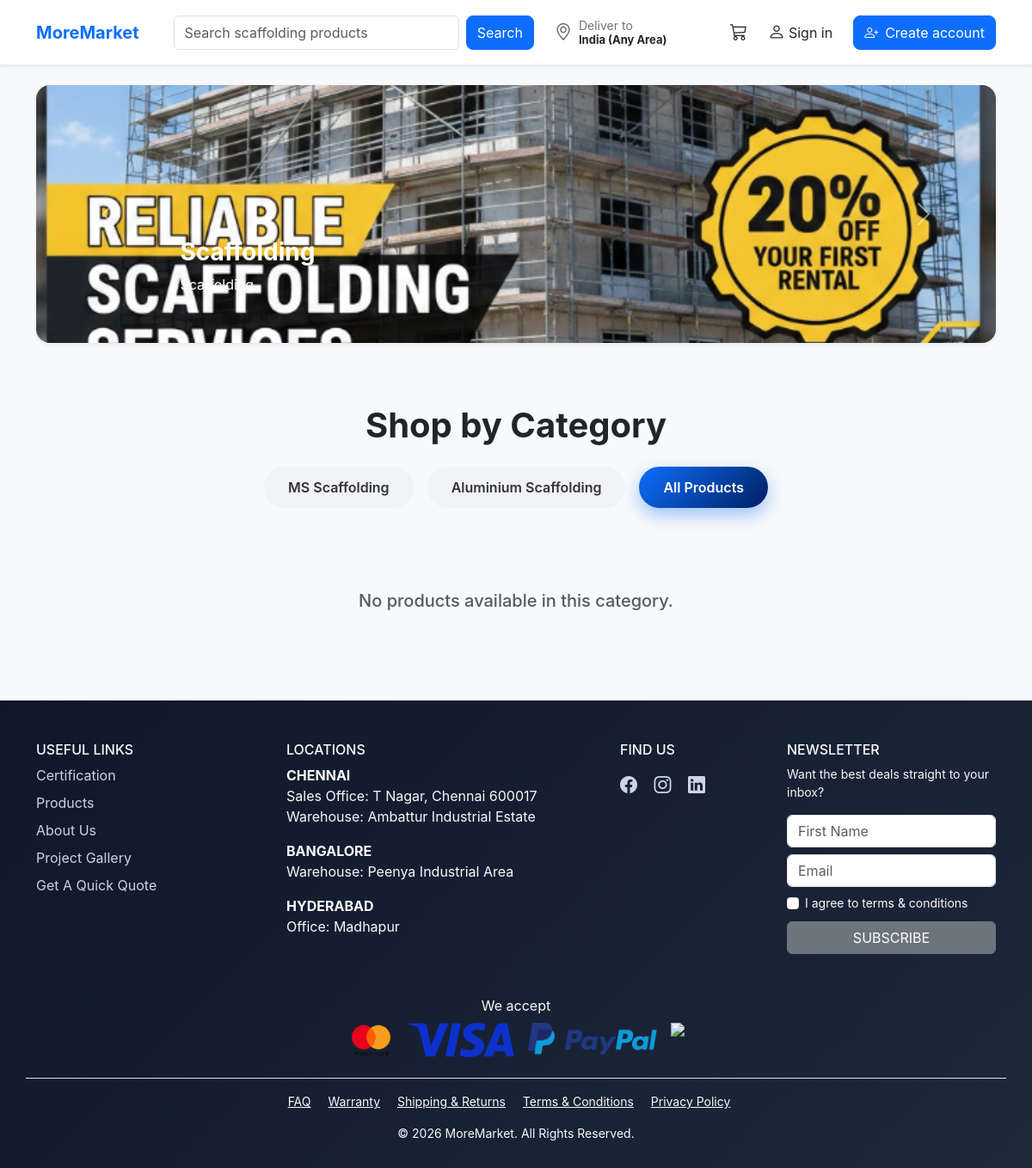
/, run on an earlier commit of the app's database.
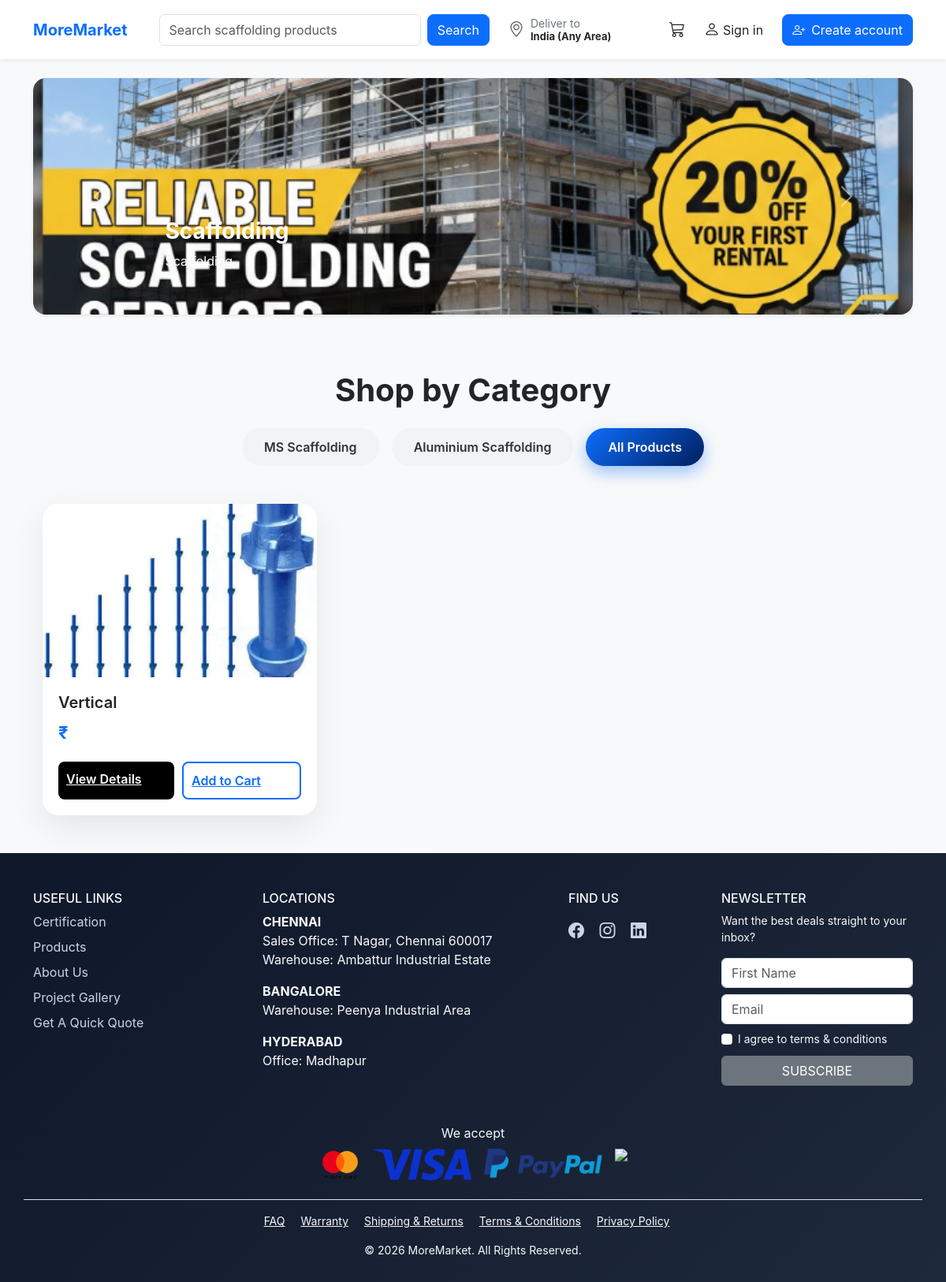
And on a later commit of the database.
### customer/models.py (models this page shows, shortened)
class Banner(models.Model):
    title = models.CharField(max_length=200)
    subtitle = models.CharField(max_length=300, blank=True)
    image = models.ImageField(upload_to='banners/')
    is_active = models.BooleanField(default=True)
    created_at = models.DateTimeField(auto_now_add=True)

### products/models.py (models this page shows)
class Product(models.Model):
    CATEGORY_CHOICES = (
        ('MS', 'MS Scaffolding'),
        ('AL', 'Aluminium Scaffolding'),
    )
    name = models.CharField(max_length=200)
    description = models.TextField()
    image = models.ImageField(upload_to='products/')
    category = models.CharField(max_length=2, choices=CATEGORY_CHOICES)
    is_featured = models.BooleanField(default=False)
    is_active = models.BooleanField(default=True)  # ✅ ADD THIS
    created_at = models.DateTimeField(auto_now_add=True)

### customer/views.py (the view)
# urls.py: path('', views.customer_home, name='customer_home'),
def customer_home(request):
    banners = Banner.objects.filter(is_active=True)
    category = request.GET.get("category")
    if category:
        products = Product.objects.filter(category=category, is_active=True)
    else:
        products = Product.objects.filter(is_active=True)
    return render(request, 'customer/customer.html', {
        'banners': banners,
        'products': products,
        'active_category': category
    })

### templates/customer/customer.html
{% extends 'base.html' %}
{% load static %}
{% block content %}
<div class="container mt-4">
    <div id="heroCarousel" class="carousel slide mb-4" data-bs-ride="carousel">
    <div class="carousel-inner rounded-4 shadow-sm">
        {% for banner in banners %}
        <div class="carousel-item {% if forloop.first %}active{% endif %}">
            <img src="{{ banner.image.url }}"
                 class="d-block w-100"
                 style="height:300px; object-fit:cover;">
            <div class="carousel-caption text-start">
                <h3 class="fw-bold">{{ banner.title }}</h3>
                <p>{{ banner.subtitle }}</p>
            </div>
        </div>
        {% endfor %}
    </div>
    <button class="carousel-control-prev" type="button" data-bs-target="#heroCarousel" data-bs-slide="prev">
        <span class="carousel-control-prev-icon"></span>
    </button>
    <button class="carousel-control-next" type="button" data-bs-target="#heroCarousel" data-bs-slide="next">
        <span class="carousel-control-next-icon"></span>
    </button>
</div>
    {% load static %}
<div class="container py-5">
    <div class="text-center mb-5">
        <h2 class="fw-bold display-6">Shop by Category</h2>
        <div class="d-flex justify-content-center flex-wrap gap-3 mt-4">
            <a href="{% url 'customer_home' %}?category=MS"
               class="category-btn {% if active_category == 'MS' %}active-category{% endif %}">
               MS Scaffolding
            </a>
            <a href="{% url 'customer_home' %}?category=AL"
               class="category-btn {% if active_category == 'AL' %}active-category{% endif %}">
               Aluminium Scaffolding
            </a>
            <a href="{% url 'customer_home' %}"
               class="category-btn {% if not active_category %}active-category{% endif %}">
               All Products
            </a>
        </div>
    </div>
    <div class="row g-4">
        {% for product in products %}
        <div class="col-12 col-md-6 col-lg-4">
            <div class="premium-card">
                <div class="premium-image">
                    <img src="{{ product.image.url }}" alt="{{ product.name }}">
                </div>
                <div class="premium-body">
                    <h5 class="fw-semibold">{{ product.name }}</h5>
                    <div class="premium-price">
                        ₹ {{ product.price }}
                    </div>
                    <div class="premium-actions mt-3">
                        <a href="{% url 'product_detail' product.id %}"
                           class="btn-buy">
                           View Details
                        </a>
                        <a href="{% url 'orders:add_to_cart' product.id %}"
                           class="btn-cart">
                           Add to Cart
                        </a>
                    </div>
                </div>
            </div>
        </div>
        {% empty %}
        <div class="col-12">
            <div class="text-center py-5">
                <h5 class="text-muted">No products available in this category.</h5>
            </div>
        </div>
        {% endfor %}
    </div>
</div>
{% endblock %}

### templates/base.html (shortened to what this page needs)
{% load static %}
{% load i18n %}
<!DOCTYPE html>
<html lang="{{ LANGUAGE_CODE }}">
<head>
    <link href="https://cdn.jsdelivr.net/npm/bootstrap@5.3.3/dist/css/bootstrap.min.css" rel="stylesheet">
    <link rel="stylesheet" href="https://cdn.jsdelivr.net/npm/bootstrap-icons@1.11.3/font/bootstrap-icons.css">
    <link rel="stylesheet" href="{% static 'css/main.css' %}">
</head>
<body class="bg-light">
<nav class="navbar navbar-expand-lg navbar-light bg-white shadow-sm sticky-top">
    <div class="container">
        <a class="navbar-brand fw-bold text-primary" href="#">MoreMarket</a>
        <div class="collapse navbar-collapse" id="navbarContent">
            <form class="d-flex mx-lg-4 my-2 my-lg-0 flex-grow-1">
                <input class="form-control me-2" type="search" placeholder="Search scaffolding products">
                <button class="btn btn-primary">Search</button>
            </form>
<div class="d-flex align-items-center gap-4">
<div class="position-relative location-wrapper">
    <div class="d-flex align-items-center gap-2 location-trigger"
         onclick="toggleLocationDropdown()">
        <i class="bi bi-geo-alt fs-5 text-muted"></i>
        <div class="d-flex flex-column lh-sm">
            <span class="small text-secondary">Deliver to</span>
            <strong id="selected-location">
            </strong>
        </div>
    </div>
</div>
<a href="{% url 'cart' %}" class="text-dark position-relative text-decoration-none">
    <i class="bi bi-cart3 fs-5"></i>
</a>
{% if user.is_authenticated %}
<div class="dropdown">
    <div class="d-flex align-items-center gap-2 dropdown-toggle"
         data-bs-toggle="dropdown"
         style="cursor:pointer;">
        <i class="bi bi-person-circle fs-5"></i>
        <div class="d-flex flex-column lh-sm">
            <small class="text-muted">Hello,</small>
            <strong>{{ user.username }}</strong>
        </div>
    </div>
    <ul class="dropdown-menu dropdown-menu-end shadow">
        <li>
            <a class="dropdown-item" href="#">
                My Profile
            </a>
        </li>
        <li>
            <a class="dropdown-item" href="#">
                My Orders
            </a>
        </li>
        <li>
            <a class="dropdown-item" href="#">
                My Addresses
            </a>
        </li>
        <li><hr class="dropdown-divider"></li>
        <li>
            <a class="dropdown-item text-danger"
               href="{% url 'logout' %}">
                Logout
            </a>
        </li>
    </ul>
</div>
{% else %}
<a href="{% url 'login' %}"
   class="text-decoration-none text-dark d-flex align-items-center gap-1">
    <i class="bi bi-person fs-5"></i>
    <span class="d-none d-md-inline">Sign in</span>
</a>
<a href="{% url 'register' %}"
   class="btn btn-primary d-flex align-items-center gap-2">
    <i class="bi bi-person-plus"></i>
    <span class="d-none d-md-inline">Create account</span>
</a>
{% endif %}
            </div>
        </div>
    </div>
</nav>
<main>
    {% block content %}{% endblock %}
</main>
<footer class="custom-footer bg-dark text-light pt-5">
    <div class="container">
        <div class="row g-5">
            <div class="col-lg-3 col-md-6">
                <h6 class="footer-heading">USEFUL LINKS</h6>
                <ul class="footer-links list-unstyled">
                    <li><a href="#">Certification</a></li>
                    <li><a href="#">Products</a></li>
                    <li><a href="#">About Us</a></li>
                    <li><a href="#">Project Gallery</a></li>
                    <li><a href="#">Get A Quick Quote</a></li>
                </ul>
            </div>
            <div class="col-lg-4 col-md-6">
                <h6 class="footer-heading">LOCATIONS</h6>
                <div class="footer-location">
                    <strong>CHENNAI</strong><br>
                    Sales Office: T Nagar, Chennai 600017<br>
                    Warehouse: Ambattur Industrial Estate
                </div>
                <div class="footer-location mt-3">
                    <strong>BANGALORE</strong><br>
                    Warehouse: Peenya Industrial Area
                </div>
                <div class="footer-location mt-3">
                    <strong>HYDERABAD</strong><br>
                    Office: Madhapur
                </div>
            </div>
            <div class="col-lg-2 col-md-6">
                <h6 class="footer-heading">FIND US</h6>
                <div class="footer-social mt-3">
                    <a href="#"><i class="bi bi-facebook"></i></a>
                    <a href="#"><i class="bi bi-instagram"></i></a>
                    <a href="#"><i class="bi bi-linkedin"></i></a>
                </div>
            </div>
            <div class="col-lg-3 col-md-6">
                <h6 class="footer-heading">NEWSLETTER</h6>
                <p class="small">
                    Want the best deals straight to your inbox?
                </p>
                <form>
                    <input type="text" class="form-control mb-2" placeholder="First Name">
                    <input type="email" class="form-control mb-2" placeholder="Email">
                    <div class="form-check small mb-2">
                        <input class="form-check-input" type="checkbox" id="agree">
                        <label class="form-check-label" for="agree">
                            I agree to terms & conditions
                        </label>
                    </div>
                    <button type="submit" class="btn btn-secondary w-100">
                        SUBSCRIBE
                    </button>
                </form>
            </div>
        </div>
        <div class="row mt-5 text-center">
            <div class="col">
                <p class="mb-2">We accept</p>
                <div class="payment-icons d-flex justify-content-center gap-3 flex-wrap">
                    <img src="{% static 'images/master-card.png' %}" height="40">
                    <img src="{% static 'images/visa.png' %}" height="40">
                    <img src="{% static 'images/paypal.png' %}" height="40">
                    <img src="{% static 'images/bank-transfer.png' %}" height="40">
                </div>
            </div>
        </div>
        <div class="row mt-4 pt-3 border-top text-center small">
            <div class="col">
                <a href="#" class="text-light me-3">FAQ</a>
                <a href="#" class="text-light me-3">Warranty</a>
                <a href="#" class="text-light me-3">Shipping & Returns</a>
                <a href="#" class="text-light me-3">Terms & Conditions</a>
                <a href="#" class="text-light me-3">Privacy Policy</a>
            </div>
        </div>
        <div class="text-center mt-3 small">
            © 2026 MoreMarket. All Rights Reserved.
        </div>
    </div>
</footer>
</body>
</html>

### static/css/main.css (style rules this page uses)
body { background: #f4f6f9; font-family: 'Inter', sans-serif; overflow-x: hidden; opacity: 0; transition: opacity 0.4s ease-in-out; }
body { animation: fadeInPage 0.6s ease-in-out; animation: smoothAppear 0.5s ease-in-out; }
.navbar { height: 75px; }
.location-wrapper { min-width: 200px; max-width: 250px; cursor: pointer; }
.btn-primary { transition: all 0.3s ease; }
.carousel-item img { transition: transform 0.8s ease; }
.carousel-item.active img { transform: scale(1.05); }
.carousel-caption { animation: fadeSlide 1s ease-in-out; }
footer i { transition: all 0.3s ease; cursor: pointer; }
.location-wrapper { cursor: pointer; cursor: pointer; min-width: 180px; max-width: 240px; }
.location-wrapper i { font-size: 18px; color: #6c757d; }
#selected-location { font-size: 13px; white-space: nowrap; overflow: hidden; text-overflow: ellipsis; display: block; max-width: 180px; }
#selected-location { max-width: 180px; white-space: nowrap; overflow: hidden; text-overflow: ellipsis; }
#selected-location { white-space: nowrap; overflow: hidden; text-overflow: ellipsis; max-width: 180px; display: block; }
.navbar .btn-primary { border-radius: 8px; height: 40px; }
.category-btn { padding: 12px 28px; border-radius: 50px; background: #f1f3f6; text-decoration: none; font-weight: 600; color: #333; transition: 0.3s; }
.active-category { background: linear-gradient(135deg, #0d6efd, #001f5f); color: white; box-shadow: 0 8px 20px rgba(13,110,253,0.4); }
.premium-card { background: white; border-radius: 20px; overflow: hidden; box-shadow: 0 15px 40px rgba(0,0,0,0.08); transition: 0.3s ease; }
.premium-image { height: 220px; overflow: hidden; }
.premium-image img { width: 100%; height: 100%; object-fit: cover; }
.premium-body { padding: 20px; }
.premium-price { font-size: 22px; font-weight: bold; color: #0d6efd; margin: 10px 0 20px; }
.premium-actions { display: flex; gap: 10px; }
.btn-buy { flex: 1; padding: 10px; border-radius: 8px; border: none; background: #000; color: white; font-weight: 600; }
.btn-cart { flex: 1; padding: 10px; border-radius: 8px; border: 2px solid #0d6efd; background: white; color: #0d6efd; font-weight: 600; }

### templates/base.html (style rules this page uses)
.custom-footer { background: linear-gradient(135deg, #0f172a, #1e293b); color: #ffffff; padding: 60px 0 30px; }
.footer-links { list-style: none; padding: 0; }
.footer-links li { margin-bottom: 8px; }
.footer-links a { text-decoration: none; color: #cbd5e1; transition: 0.3s ease; }
.footer-social a { color: #cbd5e1; font-size: 20px; margin-right: 15px; transition: 0.3s ease; }

What changed in the data, as far as the page shows it:
added Product: image (picture), name "Vertical"
Also different on the page:
text no longer shown: "No products available in this category."
